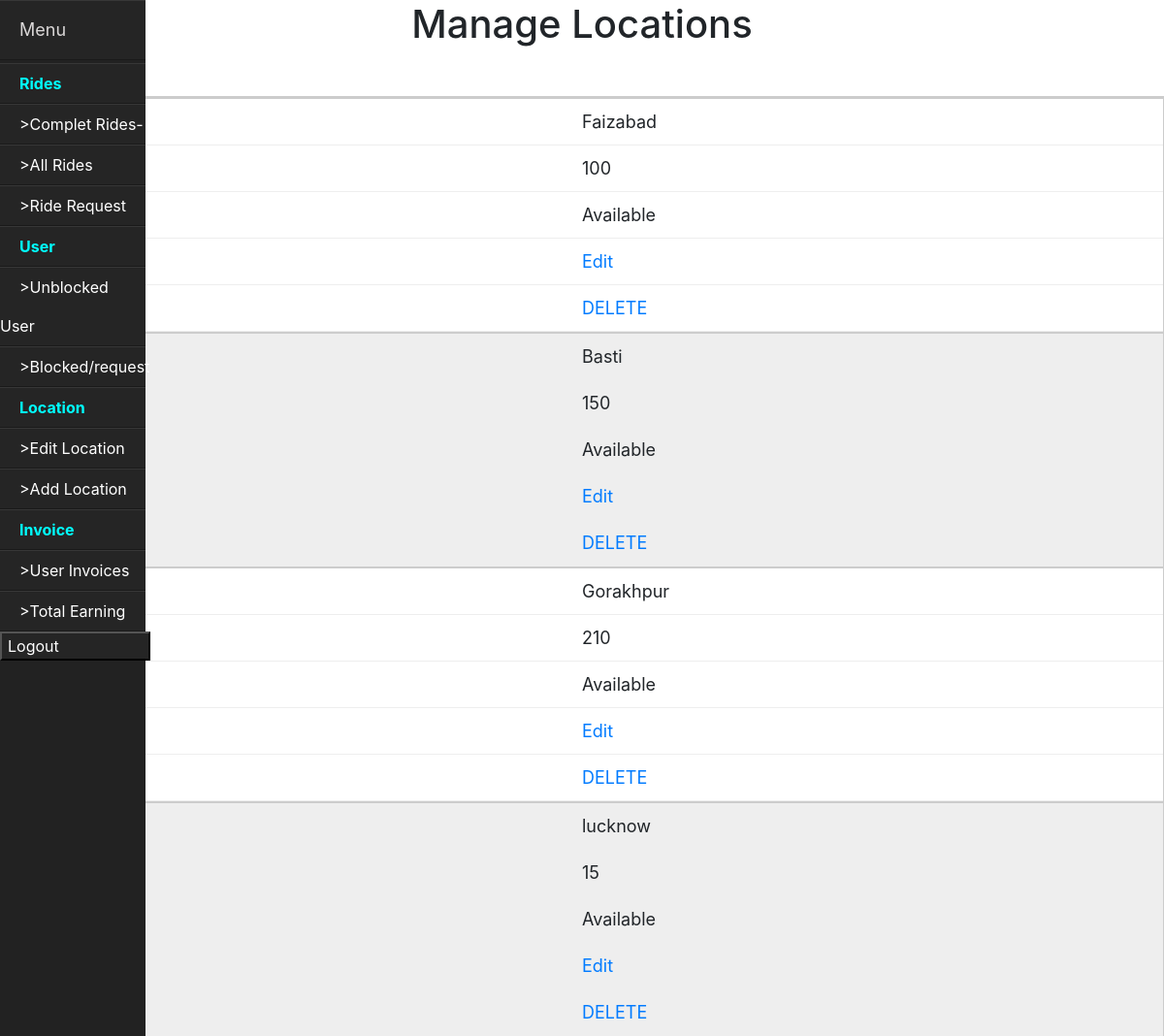
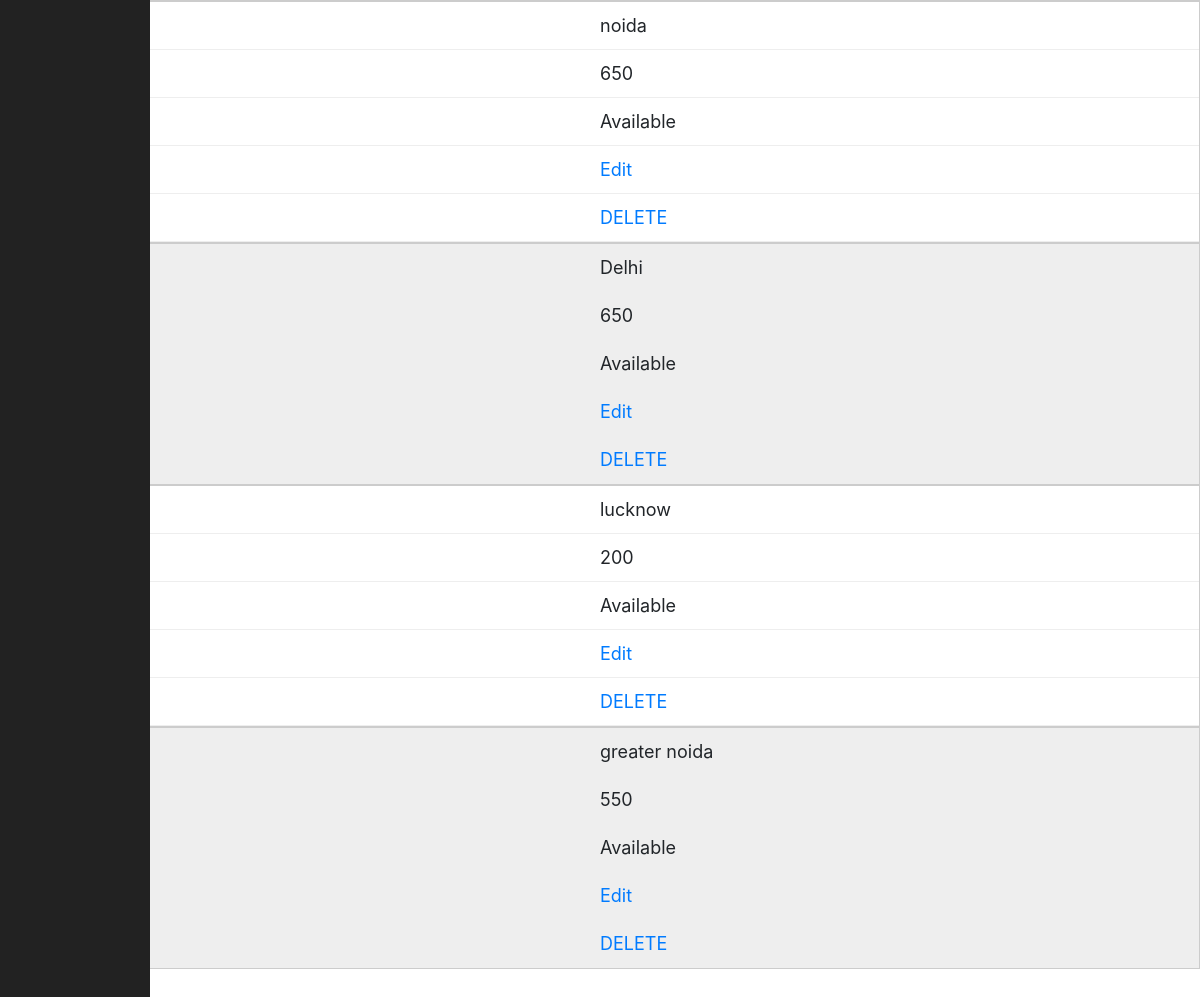
The page /admin/manage_location.php (signed in) on the database its author committed (2 pictures, top to bottom).
### tables this page shows
CREATE TABLE `tbl_location` (
  `id` int(11) NOT NULL,
  `location_name` varchar(255) NOT NULL,
  `distance` varchar(255) NOT NULL,
  `is_available` tinyint(1) NOT NULL
);

### admin/request.php (called while the page is built, shortened)
<?php
    class request{
        var $host="localhost";
        var $user="root";
        var $pass="";
        var $db="cedcabs";
        public $conn;
        public function __construct()
        {
            $this->conn=mysqli_connect($this->host,$this->user,$this->pass,$this->db);
        }
    public function location(){
        $a=[];
        $sql=mysqli_query($this->conn,"select * from tbl_location");
            if (mysqli_num_rows($sql)>0) {
                while($row = mysqli_fetch_assoc($sql)) {
                  array_push($a,$row);
            }
            return $a;
    }}
}
?>

### admin/manage_location.php (the view, shortened to what this page needs)
<?php
    include './sidebar.php';
    include_once './request.php';
    $ride=new request();
?>
<!DOCTYPE html>
<html lang="en">
<head>
    <link rel="stylesheet" href="../assets/fetchuser1.css">
</head>
<body>
    <h1 style="text-align:center">Manage Locations</h1>
    <table>
        <tbody>
            <tr>
                <?php
        $row=$ride->location();
        foreach($row as $key=>$value){
          if($value["is_available"]==0){
            echo "<tr><td>$value[location_name]</td><td>$value[distance]</td><td>Unavailable</td><td><a href='edit_location.php?id=".$value['id']."'>Edit</a></td><td><a href='delete_location.php?id=".$value['id']."'>DELETE</a></td></td></tr>";
        }else{
            echo "<tr><td>$value[location_name]</td><td>$value[distance]</td><td>Available</td><td><a href='edit_location.php?id=".$value['id']."'>Edit</a></td><td><a href='delete_location.php?id=".$value['id']."'>DELETE</a></td></td></tr>";
        }
        }
        ?>
            </tr>
        </tbody>
    </table>
</body>
</html>

### assets/fetchuser1.css (style rules this page uses)
table { width: 750px; border-collapse: collapse; margin: 50px auto; }
tr:nth-of-type(odd) { background: #eee; }
td, th { padding: 10px; border: 1px solid #ccc; text-align: left; font-size: 18px; }
@media only screen and (max-width: 760px),
(min-device-width: 768px) and (max-device-width: 1024px) { table { width: 100%; } }
@media only screen and (max-width: 760px),
(min-device-width: 768px) and (max-device-width: 1024px) { table, thead, tbody, th, td, tr { display: block; } }
@media only screen and (max-width: 760px),
(min-device-width: 768px) and (max-device-width: 1024px) { tr { border: 1px solid #ccc; } }
@media only screen and (max-width: 760px),
(min-device-width: 768px) and (max-device-width: 1024px) { td { border: none; border-bottom: 1px solid #eee; position: relative; padding-left: 50%; } }
@media only screen and (max-width: 760px),
(min-device-width: 768px) and (max-device-width: 1024px) { td:before { position: absolute; top: 6px; left: 6px; width: 45%; padding-right: 10px; white-space: nowrap; content: attr(data-column); color: #000; font-weight: bold; } }

### rows shown on the page
tbl_location: location_name "Faizabad", distance "100"
tbl_location: location_name "Basti", distance "150"
tbl_location: location_name "Gorakhpur", distance "210"
tbl_location: location_name "lucknow", distance "15"
tbl_location: location_name "noida", distance "650"
tbl_location: location_name "Delhi", distance "650"
tbl_location: location_name "lucknow", distance "200"
tbl_location: location_name "greater noida", distance "550"
